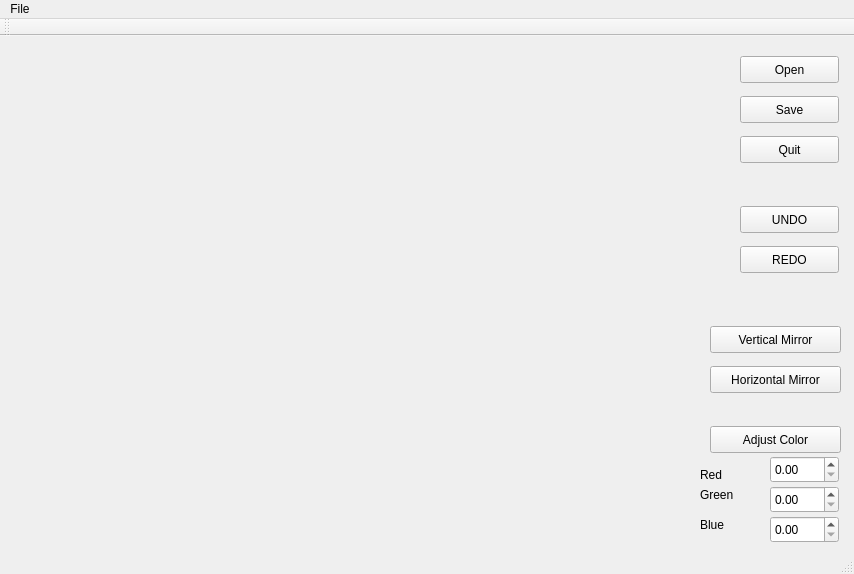
<?xml version="1.0" encoding="UTF-8"?>
<ui version="4.0">
 <class>MainWindow</class>
 <widget class="QMainWindow" name="MainWindow">
  <property name="geometry">
   <rect>
    <x>0</x>
    <y>0</y>
    <width>854</width>
    <height>574</height>
   </rect>
  </property>
  <property name="windowTitle">
   <string>MainWindow</string>
  </property>
  <widget class="QWidget" name="centralWidget">
   <widget class="QPushButton" name="openButton">
    <property name="geometry">
     <rect>
      <x>740</x>
      <y>20</y>
      <width>99</width>
      <height>27</height>
     </rect>
    </property>
    <property name="text">
     <string>Open</string>
    </property>
   </widget>
   <widget class="QPushButton" name="saveButton">
    <property name="geometry">
     <rect>
      <x>740</x>
      <y>60</y>
      <width>99</width>
      <height>27</height>
     </rect>
    </property>
    <property name="text">
     <string>Save</string>
    </property>
   </widget>
   <widget class="QPushButton" name="pushButton_3">
    <property name="geometry">
     <rect>
      <x>740</x>
      <y>100</y>
      <width>99</width>
      <height>27</height>
     </rect>
    </property>
    <property name="text">
     <string>Quit</string>
    </property>
   </widget>
   <widget class="QPushButton" name="undoButton">
    <property name="geometry">
     <rect>
      <x>740</x>
      <y>170</y>
      <width>99</width>
      <height>27</height>
     </rect>
    </property>
    <property name="text">
     <string>UNDO</string>
    </property>
   </widget>
   <widget class="QPushButton" name="redoButton">
    <property name="geometry">
     <rect>
      <x>740</x>
      <y>210</y>
      <width>99</width>
      <height>27</height>
     </rect>
    </property>
    <property name="text">
     <string>REDO</string>
    </property>
   </widget>
   <widget class="QPushButton" name="verticalMirrorButton">
    <property name="geometry">
     <rect>
      <x>710</x>
      <y>290</y>
      <width>131</width>
      <height>27</height>
     </rect>
    </property>
    <property name="text">
     <string>Vertical Mirror</string>
    </property>
   </widget>
   <widget class="QPushButton" name="horizontalMirrorButton">
    <property name="geometry">
     <rect>
      <x>710</x>
      <y>330</y>
      <width>131</width>
      <height>27</height>
     </rect>
    </property>
    <property name="text">
     <string>Horizontal Mirror</string>
    </property>
   </widget>
   <widget class="QPushButton" name="adjustColorButton">
    <property name="geometry">
     <rect>
      <x>710</x>
      <y>390</y>
      <width>131</width>
      <height>27</height>
     </rect>
    </property>
    <property name="text">
     <string>Adjust Color</string>
    </property>
   </widget>
   <widget class="QDoubleSpinBox" name="redSpin">
    <property name="geometry">
     <rect>
      <x>770</x>
      <y>420</y>
      <width>69</width>
      <height>27</height>
     </rect>
    </property>
   </widget>
   <widget class="QDoubleSpinBox" name="greenSpin">
    <property name="geometry">
     <rect>
      <x>770</x>
      <y>450</y>
      <width>69</width>
      <height>27</height>
     </rect>
    </property>
   </widget>
   <widget class="QDoubleSpinBox" name="blueSpin">
    <property name="geometry">
     <rect>
      <x>770</x>
      <y>480</y>
      <width>69</width>
      <height>27</height>
     </rect>
    </property>
   </widget>
   <widget class="QLabel" name="label">
    <property name="geometry">
     <rect>
      <x>700</x>
      <y>430</y>
      <width>67</width>
      <height>17</height>
     </rect>
    </property>
    <property name="text">
     <string>Red</string>
    </property>
   </widget>
   <widget class="QLabel" name="label_2">
    <property name="geometry">
     <rect>
      <x>700</x>
      <y>450</y>
      <width>67</width>
      <height>17</height>
     </rect>
    </property>
    <property name="text">
     <string>Green</string>
    </property>
   </widget>
   <widget class="QLabel" name="label_3">
    <property name="geometry">
     <rect>
      <x>700</x>
      <y>480</y>
      <width>67</width>
      <height>17</height>
     </rect>
    </property>
    <property name="text">
     <string>Blue</string>
    </property>
   </widget>
  </widget>
  <widget class="QMenuBar" name="menuBar">
   <property name="geometry">
    <rect>
     <x>0</x>
     <y>0</y>
     <width>854</width>
     <height>25</height>
    </rect>
   </property>
   <widget class="QMenu" name="menuFile">
    <property name="title">
     <string>File</string>
    </property>
    <addaction name="actionOpen"/>
    <addaction name="actionSave"/>
    <addaction name="actionClose"/>
    <addaction name="actionQuit"/>
   </widget>
   <addaction name="menuFile"/>
  </widget>
  <widget class="QToolBar" name="mainToolBar">
   <attribute name="toolBarArea">
    <enum>TopToolBarArea</enum>
   </attribute>
   <attribute name="toolBarBreak">
    <bool>false</bool>
   </attribute>
  </widget>
  <widget class="QStatusBar" name="statusBar"/>
  <action name="actionOpen">
   <property name="text">
    <string>Open</string>
   </property>
  </action>
  <action name="actionSave">
   <property name="text">
    <string>Save</string>
   </property>
  </action>
  <action name="actionClose">
   <property name="text">
    <string>Close</string>
   </property>
  </action>
  <action name="actionQuit">
   <property name="text">
    <string>Quit</string>
   </property>
  </action>
 </widget>
 <layoutdefault spacing="6" margin="11"/>
 <resources/>
 <connections/>
</ui>
